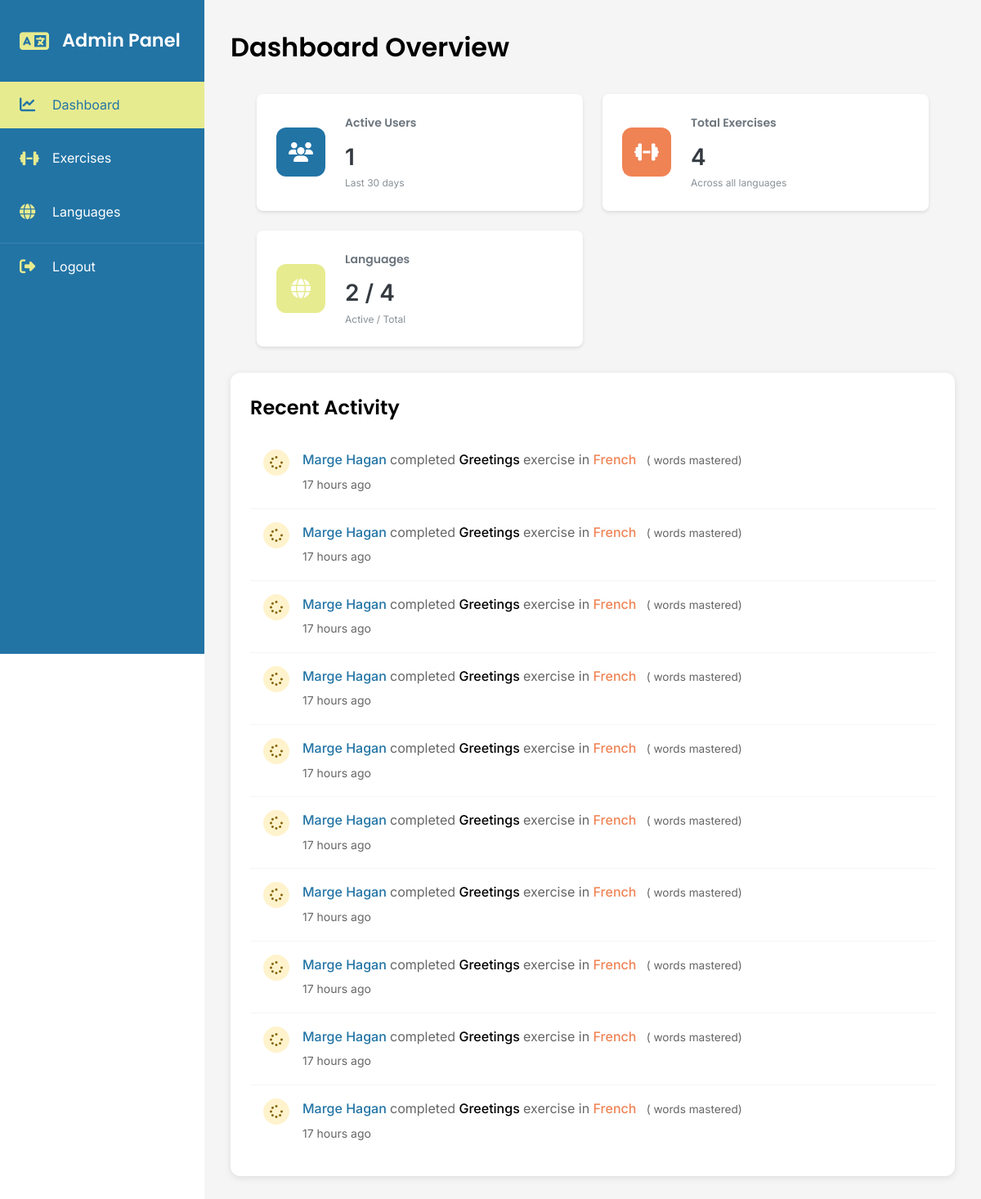
The page /view/admin/dashboard.php (signed in) on the database as committed earlier.
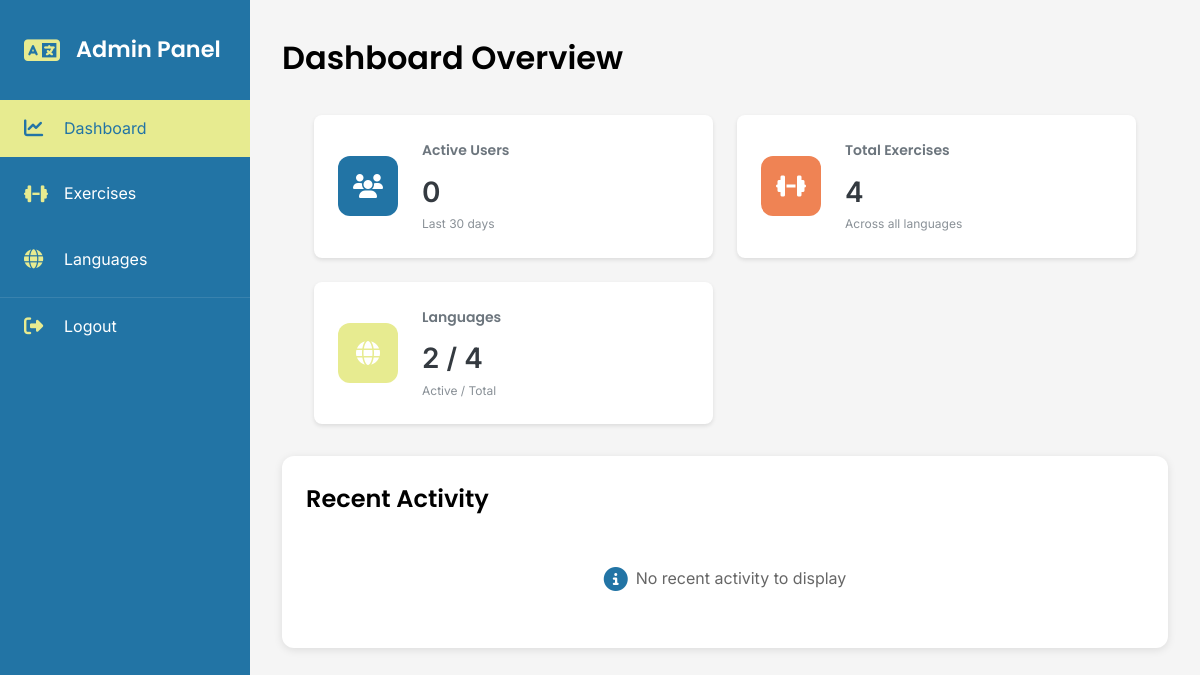
The same page on the database as committed later.
### tables this page shows
CREATE TABLE `exercise_sessions` (
  `sessionId` int(11) NOT NULL,
  `userId` int(11) DEFAULT NULL,
  `exerciseSetId` int(11) DEFAULT NULL,
  `startTime` timestamp NOT NULL DEFAULT current_timestamp(),
  `endTime` timestamp NULL DEFAULT NULL,
  `totalWords` int(11) DEFAULT NULL,
  `correctWords` int(11) DEFAULT NULL
);

CREATE TABLE `users` (
  `id` int(11) NOT NULL,
  `firstName` varchar(50) NOT NULL,
  `lastName` varchar(50) NOT NULL,
  `email` varchar(80) NOT NULL,
  `password` varchar(255) NOT NULL,
  `role` enum('admin','teacher','student') NOT NULL DEFAULT 'student',
  `joinDate` timestamp NOT NULL DEFAULT current_timestamp(),
  `is_admin` tinyint(1) DEFAULT 0
);

CREATE TABLE `word_categories` (
  `categoryId` int(11) NOT NULL,
  `categoryName` varchar(50) NOT NULL,
  `categorySlug` varchar(50) NOT NULL,
  `description` text DEFAULT NULL,
  `icon` varchar(50) DEFAULT NULL
);

CREATE TABLE `languages` (
  `languageId` int(11) NOT NULL,
  `languageName` varchar(50) NOT NULL,
  `level` enum('Beginner','Intermediate','Advanced') NOT NULL,
  `description` text DEFAULT NULL,
  `active` tinyint(1) DEFAULT 1,
  `languageCode` varchar(2) NOT NULL DEFAULT 'en'
);

### view/admin/dashboard.php (the view, shortened to what this page needs)
<?php
require_once '../../config/db_connect.php';
$stats = [
    'total_users' => $pdo->query("
        SELECT COUNT(DISTINCT u.id)
        FROM users u
        JOIN exercise_sessions es ON u.id = es.userId
        WHERE es.startTime >= DATE_SUB(NOW(), INTERVAL 30 DAY)
    ")->fetchColumn(),
    'total_exercises' => $pdo->query("
        SELECT COUNT(*)
        FROM exercise_sets
    ")->fetchColumn(),
    'total_languages' => $pdo->query("
        SELECT
            (SELECT COUNT(*) FROM languages WHERE active = 1) as active,
            (SELECT COUNT(*) FROM languages) as total
    ")->fetch(PDO::FETCH_ASSOC)
];
$recentActivity = $pdo->query("
    SELECT
        u.firstName,
        u.lastName,
        es.sessionId,
        es.startTime,
        es.totalWords,
        es.correctWords,
        l.languageName,
        wc.categoryName
    FROM exercise_sessions es
    JOIN users u ON es.userId = u.id
    JOIN exercise_sets e ON es.exerciseSetId = e.exerciseId
    JOIN words w ON e.wordId = w.wordId
    JOIN languages l ON w.languageId = l.languageId
    JOIN word_categories wc ON w.categoryId = wc.categoryId
    ORDER BY es.startTime DESC
    LIMIT 10
")->fetchAll(PDO::FETCH_ASSOC);
?>
<!DOCTYPE html>
<html lang="en">
<head>
    <link rel="stylesheet" href="https://cdnjs.cloudflare.com/ajax/libs/font-awesome/6.5.1/css/all.min.css">
    <link rel="stylesheet" href="../../assets/css/styles.css">
    <link rel="stylesheet" href="../../assets/css/admin/dashboard.css">
    <?php include 'includes/sidebar.php'; ?>
</head>
<body>
    <div class="admin-container">
        <main class="main-content">
            <header class="content-header">
                <h1>Dashboard Overview</h1>
            </header>
            <div class="stats-grid">
                <div class="stat-card">
                    <div class="stat-icon users">
                        <i class="fas fa-users"></i>
                    </div>
                    <div class="stat-info">
                        <h3>Active Users</h3>
                        <p class="stat-value"><?php echo $stats['total_users']; ?></p>
                        <p class="stat-label">Last 30 days</p>
                    </div>
                </div>
                <div class="stat-card">
                    <div class="stat-icon exercises">
                        <i class="fas fa-dumbbell"></i>
                    </div>
                    <div class="stat-info">
                        <h3>Total Exercises</h3>
                        <p class="stat-value"><?php echo $stats['total_exercises']; ?></p>
                        <p class="stat-label">Across all languages</p>
                    </div>
                </div>
                <div class="stat-card">
                    <div class="stat-icon languages">
                        <i class="fas fa-globe"></i>
                    </div>
                    <div class="stat-info">
                        <h3>Languages</h3>
                        <p class="stat-value"><?php echo $stats['total_languages']['active']; ?> / <?php echo $stats['total_languages']['total']; ?></p>
                        <p class="stat-label">Active / Total</p>
                    </div>
                </div>
            </div>
            <section class="recent-activity">
                <h2>Recent Activity</h2>
                <div class="activity-list">
                    <?php if (empty($recentActivity)): ?>
                        <div class="no-activity">
                            <i class="fas fa-info-circle"></i>
                            <p>No recent activity to display</p>
                        </div>
                    <?php else: ?>
                        <?php foreach ($recentActivity as $activity): ?>
                            <div class="activity-item">
                                <div class="activity-status <?php echo ($activity['correctWords'] / $activity['totalWords'] >= 0.7) ? 'success' : 'progress'; ?>">
                                    <i class="fas fa-<?php echo ($activity['correctWords'] / $activity['totalWords'] >= 0.7) ? 'star' : 'spinner'; ?>"></i>
                                </div>
                                <div class="activity-details">
                                    <p class="activity-text">
                                        <span class="user-name">
                                            <?php echo htmlspecialchars($activity['firstName'] . ' ' . $activity['lastName']); ?>
                                        </span>
                                        completed
                                        <span class="exercise-name">
                                            <?php echo htmlspecialchars($activity['categoryName']); ?>
                                        </span>
                                        exercise in
                                        <span class="language-name">
                                            <?php echo htmlspecialchars($activity['languageName']); ?>
                                        </span>
                                        <span class="score">
                                            (<?php echo $activity['mastered_words']; ?> words mastered)
                                        </span>
                                    </p>
                                    <span class="activity-time">
                                        <?php
                                        $attemptDate = new DateTime($activity['startTime']);
                                        $now = new DateTime();
                                        $interval = $now->diff($attemptDate);
                                        if ($interval->days == 0) {
                                            if ($interval->h == 0) {
                                                echo $interval->i . ' minutes ago';
                                            } else {
                                                echo $interval->h . ' hours ago';
                                            }
                                        } else if ($interval->days == 1) {
                                            echo 'Yesterday';
                                        } else {
                                            echo $attemptDate->format('M j, Y g:i A');
                                        }
                                        ?>
                                    </span>
                                </div>
                            </div>
                        <?php endforeach; ?>
                    <?php endif; ?>
                </div>
            </section>
        </main>
    </div>
</body>
</html>

### view/admin/includes/sidebar.php (shortened to what this page needs)
<aside class="sidebar">
    <div class="sidebar-header">
        <i class="fas fa-language"></i>
        <h2>Admin Panel</h2>
    </div>
    <nav class="sidebar-nav">
        <a href="dashboard.php" <?php echo basename($_SERVER['PHP_SELF']) == 'dashboard.php' ? 'class="active"' : ''; ?>>
            <i class="fas fa-chart-line"></i>
            <span>Dashboard</span>
        </a>
        <a href="exercises.php" <?php echo basename($_SERVER['PHP_SELF']) == 'exercises.php' ? 'class="active"' : ''; ?>>
            <i class="fas fa-dumbbell"></i>
            <span>Exercises</span>
        </a>
        <a href="languages.php" <?php echo basename($_SERVER['PHP_SELF']) == 'languages.php' ? 'class="active"' : ''; ?>>
            <i class="fas fa-globe"></i>
            <span>Languages</span>
        </a>
        <a href="#" onclick="confirmLogout(); return false;" class="logout">
            <i class="fas fa-sign-out-alt"></i>
            <span>Logout</span>
        </a>
    </nav>
</aside>

### assets/css/styles.css (style rules this page uses)
:root { --ucla-blue: #2274A5; --mindaro: #E7EB90; --coral: #EF8354; --white: #FFFFFF; --black: #000000; --gray-light: #F5F5F5; --gray: #666666; --font-heading: 'Poppins', sans-serif; --font-body: 'Inter', sans-serif; }
* { margin: 0; padding: 0; box-sizing: border-box; }
body { font-family: var(--font-body); line-height: 1.6; color: var(--black); }
h1, h2, h3, h4, h5, h6 { font-family: var(--font-heading); font-weight: 600; }

### assets/css/admin/dashboard.css (style rules this page uses)
:root { --primary: #4A90E2; --secondary: #6C757D; --success: #2ECC71; --warning: #F1C40F; --danger: #E74C3C; --light: #F8F9FA; --dark: #343A40; --white: #FFFFFF; --border: #E9ECEF; --shadow: 0 2px 4px rgba(0,0,0,0.1); }
.admin-container { display: flex; min-height: 100vh; }
.sidebar { width: 250px; height: 100vh; background-color: var(--ucla-blue); position: fixed; left: 0; top: 0; padding: 2rem 0; color: var(--white); }
.sidebar-header { display: flex; align-items: center; gap: 1rem; padding: 0 1.5rem; margin-bottom: 2rem; }
.sidebar-header i { font-size: 1.8rem; color: var(--mindaro); }
.sidebar-header h2 { font-family: var(--font-heading); font-size: 1.4rem; color: var(--white); }
.sidebar-nav { display: flex; flex-direction: column; gap: 0.5rem; }
.sidebar-nav a { display: flex; align-items: center; gap: 1rem; padding: 1rem 1.5rem; color: var(--white); text-decoration: none; transition: all 0.3s ease; }
.sidebar-nav a.active { background-color: var(--mindaro); color: var(--ucla-blue); }
.sidebar-nav a.active i { color: var(--ucla-blue); }
.sidebar-nav i { font-size: 1.2rem; width: 24px; color: var(--mindaro); }
.sidebar-nav .logout { margin-top: auto; color: var(--white); background-color: transparent; border-top: 1px solid rgba(255, 255, 255, 0.1); padding-top: 1rem; transition: all 0.3s ease; }
.main-content { flex: 1; margin-left: 250px; padding: 2rem; background-color: var(--gray-light); min-height: 100vh; }
.content-header { display: flex; justify-content: space-between; align-items: center; margin-bottom: 2rem; }
.stats-grid { display: grid; grid-template-columns: repeat(auto-fit, minmax(300px, 1fr)); gap: 1.5rem; margin: 2rem; }
.stat-card { background: var(--white); padding: 1.5rem; border-radius: 8px; box-shadow: 0 2px 4px rgba(0,0,0,0.1); display: flex; align-items: center; gap: 1.5rem; }
.stat-icon { width: 60px; height: 60px; border-radius: 12px; display: flex; align-items: center; justify-content: center; font-size: 1.5rem; color: var(--white); }
.stat-icon.users { background: var(--ucla-blue); }
.stat-icon.exercises { background: var(--coral); }
.stat-icon.languages { background: var(--mindaro); }
.stat-info h3 { color: var(--secondary); font-size: 0.875rem; margin-bottom: 0.5rem; }
.stat-value { font-size: 1.75rem; font-weight: 600; color: var(--dark); margin: 0; }
.stat-label { color: var(--secondary); font-size: 0.875rem; margin: 0; }
.recent-activity { background: var(--white); border-radius: 12px; padding: 1.5rem; box-shadow: 0 2px 8px rgba(0,0,0,0.1); margin-top: 2rem; }
.activity-list { margin-top: 1rem; }
.no-activity { display: flex; align-items: center; justify-content: center; gap: 0.5rem; padding: 2rem; color: var(--gray); text-align: center; }
.no-activity i { font-size: 1.5rem; color: var(--ucla-blue); }
.stat-card .stat-value { display: flex; align-items: baseline; gap: 0.5rem; }
.stat-card .stat-label { font-size: 0.75rem; opacity: 0.8; }
.activity-item { display: flex; align-items: flex-start; padding: 1rem; border-bottom: 1px solid var(--gray-light); transition: background-color 0.3s ease; }
.activity-item:last-child { border-bottom: none; }
.activity-status { width: 32px; height: 32px; border-radius: 50%; display: flex; align-items: center; justify-content: center; margin-right: 1rem; }
.activity-status.progress { background-color: #fff3cd; color: #856404; }
.activity-details { flex: 1; }
.activity-text { margin-bottom: 0.25rem; color: var(--gray); }
.user-name { color: var(--ucla-blue); font-weight: 500; }
.exercise-name { color: var(--black); font-weight: 500; }
.language-name { color: var(--coral); font-weight: 500; }
.activity-time { font-size: 0.875rem; color: var(--gray); }
.score { font-size: 0.85em; color: var(--gray); margin-left: 0.5rem; }

Rows that differ between the two databases and show on the page:
removed exercise_sessions: totalWords 5 (drawn), userId.lastName "Marge Hagan", word_categories.categoryName "Greetings", languages.languageName "French", startTime "17"
removed exercise_sessions: totalWords 5 (drawn), userId.lastName "Marge Hagan", word_categories.categoryName "Greetings", languages.languageName "French", startTime "17"
removed exercise_sessions: totalWords 5 (drawn), userId.lastName "Marge Hagan", word_categories.categoryName "Greetings", languages.languageName "French", startTime "17"
removed exercise_sessions: totalWords 5 (drawn), userId.lastName "Marge Hagan", word_categories.categoryName "Greetings", languages.languageName "French", startTime "17"
removed exercise_sessions: totalWords 5 (drawn), userId.lastName "Marge Hagan", word_categories.categoryName "Greetings", languages.languageName "French", startTime "17"
removed exercise_sessions: totalWords 5 (drawn), userId.lastName "Marge Hagan", word_categories.categoryName "Greetings", languages.languageName "French", startTime "17"
removed exercise_sessions: totalWords 5 (drawn), userId.lastName "Marge Hagan", word_categories.categoryName "Greetings", languages.languageName "French", startTime "17"
removed exercise_sessions: totalWords 5 (drawn), userId.lastName "Marge Hagan", word_categories.categoryName "Greetings", languages.languageName "French", startTime "17"
removed exercise_sessions: totalWords 5 (drawn), userId.lastName "Marge Hagan", word_categories.categoryName "Greetings", languages.languageName "French", startTime "17"
removed exercise_sessions: totalWords 5 (drawn), userId.lastName "Marge Hagan", word_categories.categoryName "Greetings", languages.languageName "French", startTime "17"
Other text that changed with them:
$stats['total_users']: "1" → "0"
text now shown: "No recent activity to display"
